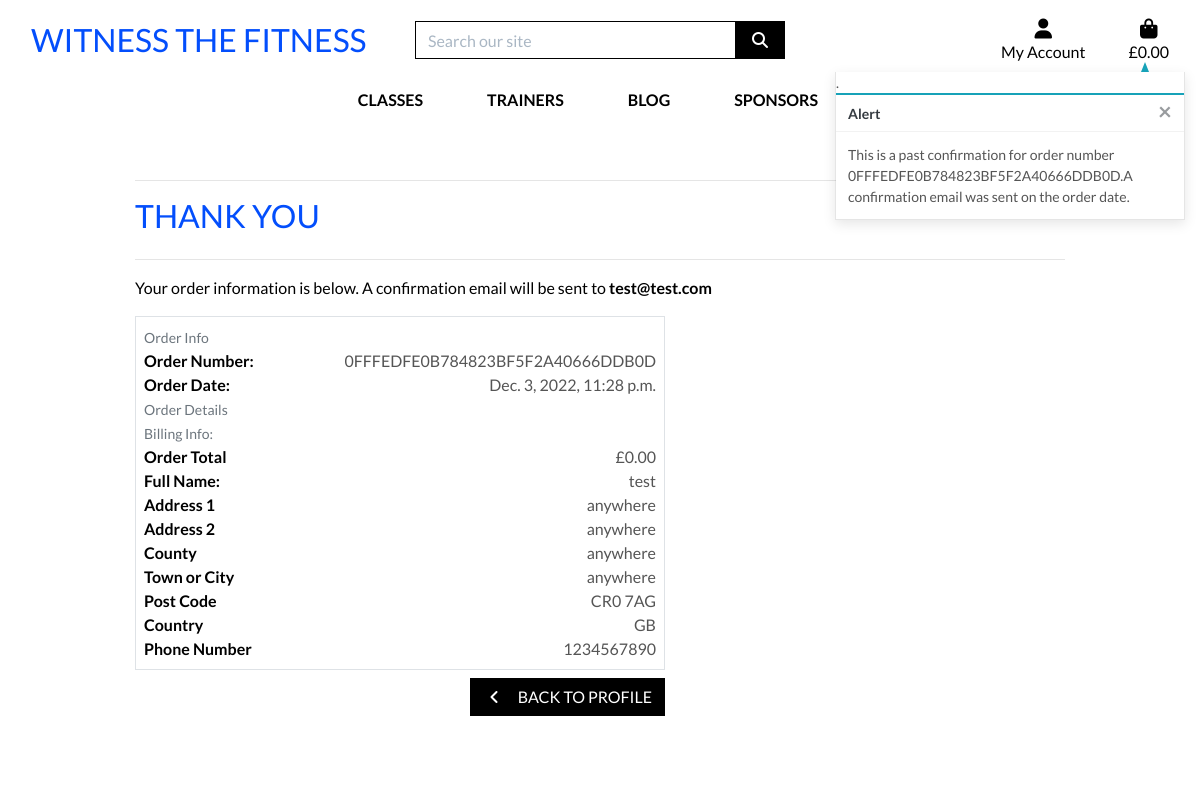
/profile/order_history/0FFFEDFE0B784823BF5F2A40666DDB0D, run on an earlier commit of the app's database.
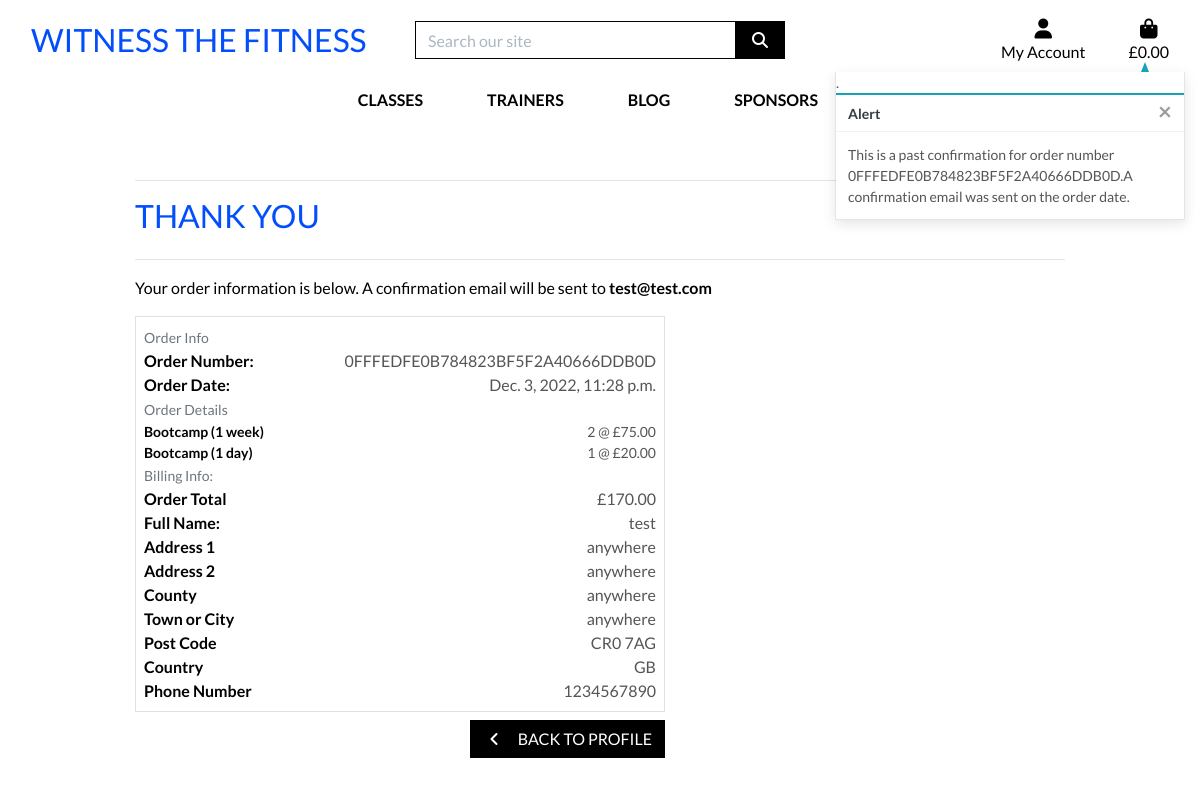
And on a later commit of the database.
### checkout/models.py (models this page shows, shortened)
class Order(models.Model):
    order_number = models.CharField(max_length=32, null=False, editable=False)
    user_profile = models.ForeignKey(UserProfile, on_delete=models.SET_NULL,
                                     null=True, blank=True, related_name='orders')
    full_name = models.CharField(max_length=50, null=False, blank=False)
    email = models.EmailField(max_length=254, null=False, blank=False)
    phone_number = models.CharField(max_length=20, null=False, blank=False)
    country = CountryField(blank_label='Country *', null=False, blank=False)
    postcode = models.CharField(max_length=20, null=True, blank=True)
    town_or_city = models.CharField(max_length=40, null=False, blank=False)
    street_address1 = models.CharField(max_length=80, null=False, blank=False)
    street_address2 = models.CharField(max_length=80, null=True, blank=True)
    county = models.CharField(max_length=80, null=True, blank=True)
    date = models.DateTimeField(auto_now_add=True)
    order_total = models.DecimalField(max_digits=10, decimal_places=2, null=False, default=0)
    original_bag = models.TextField(null=False, blank=False, default='')
    stripe_pid = models.CharField(max_length=254, null=False, blank=False, default='')

class OrderLineItem(models.Model):
    order = models.ForeignKey(Order, null=False, blank=False, on_delete=models.CASCADE, related_name='lineitems')
    sport = models.ForeignKey(Sports, null=False, blank=False, on_delete=models.CASCADE)
    quantity = models.IntegerField(null=False, blank=False, default=0)
    lineitem_total = models.DecimalField(max_digits=6, decimal_places=2, null=False, blank=False, editable=False)

### sports/models.py (models this page shows, shortened)
class Sports(models.Model):
    trainer_id = models.ForeignKey(Trainers, on_delete=models.CASCADE)
    sport_type = models.CharField(max_length=100, null=False, blank=False)
    sport_category = models.CharField(max_length=100, null=False, blank=False)
    sport_description = models.TextField(blank=True)
    sport_cost = models.DecimalField(max_digits=6, decimal_places=2, null=False, blank=False)
    sport_location = models.CharField(max_length=100, null=False, blank=False)
    sport_image = models.ImageField(null=True, blank=True)
    class Meta:
        verbose_name_plural = 'Sports'

### profiles/views.py (the view)
# urls.py: path('order_history/<order_number>', views.order_history, name='order_history'),
def order_history(request, order_number):
    order = get_object_or_404(Order, order_number=order_number)
    messages.info(request, (
        f'This is a past confirmation for order number {order_number}.'
        'A confirmation email was sent on the order date.'
    ))
    template = 'checkout/checkout_success.html'
    context = {
        'order': order,
        'from_profile': True,
    }
    return render(request, template, context)

### bag/contexts.py (called while the page is built, shortened)
def bag_contents(request):
    bag_items = []
    total = 0
    product_count = 0
    bag = request.session.get('bag', {})
    context = {
        'bag_items': bag_items,
        'total': total,
        'product_count': product_count,
    }
    return context

### checkout/templates/checkout/checkout_success.html (shortened to what the changed rows need)
{% extends "base.html" %}
{% load static %}
{% block extra_css %}
    <link rel="stylesheet" href="{% static 'checkout/css/checkout.css' %}">
{% endblock %}
{% block content %}
    <div class="container">
        <div class="row">
            <div class="col">
                <h2 class="logo-font mb-4">Thank you</h2>
                <p class="text-black">Your order information is below. A confirmation email will be sent to <strong>{{ order.email }}</strong></p>
            </div>
        </div>
        <div class="row">
            <div class="col-12 col-lg-7">
                <div class="order-confirmation-wrapper p-2 border">
                    <div class="row">
                        <div class="col-12 col-md-8 text-md-right">
                            <p class="mb-0">{{ order.order_number }}</p>
                        </div>
                    </div>
                    <div class="row">
                        <div class="col-12 col-md-8 text-md-right">
                            <p class="mb-0">{{ order.date }}</p>
                        </div>
                    </div>
                    {% for item in order.lineitems.all %}
                    <div class="row">
                        <div class="col-12 col-md-4">
                            <p class="small mb-0 text-black font-weight-bold"> {{ item.sport.sport_category }}</p>
                        </div>
                        <div class="col-12 col-md-8 text-md-right">
                            <p class="small mb-0">{{ item.quantity }} @ £{{ item.sport.sport_cost }}</p>
                        </div>
                    </div>
                    {% endfor %}
                    <div class="row">
                        <div class="col-12 col-md-8 text-md-right">
                            <p class="mb-0">£{{ order.order_total }}</p>
                        </div>
                    </div>
                    <div class="row">
                        <div class="col-12 col-md-8 text-md-right">
                            <p class="mb-0">{{ order.full_name }}</p>
                        </div>
                    </div>
                    <div class="row">
                        <div class="col-12 col-md-8 text-md-right">
                            <p class="mb-0">{{ order.street_address1 }}</p>
                        </div>
                    </div>
                    {% if order.street_address2 %}
                    <div class="row">
                        <div class="col-12 col-md-4">
                            <p class="mb-0 text-black font-weight-bold">Address 2</p>
                        </div>
                        <div class="col-12 col-md-8 text-md-right">
                            <p class="mb-0">{{ order.street_address2 }}</p>
                        </div>
                    </div>
                    {% endif %}
                    {% if order.county %}
                    <div class="row">
                        <div class="col-12 col-md-4">
                            <p class="mb-0 text-black font-weight-bold">County</p>
                        </div>
                        <div class="col-12 col-md-8 text-md-right">
                            <p class="mb-0">{{ order.county }}</p>
                        </div>
                    </div>
                    {% endif %}
                    <div class="row">
                        <div class="col-12 col-md-8 text-md-right">
                            <p class="mb-0">{{ order.town_or_city }}</p>
                        </div>
                    </div>
                    <div class="row">
                        <div class="col-12 col-md-8 text-md-right">
                            <p class="mb-0">{{ order.postcode }}</p>
                        </div>
                    </div>
                    <div class="row">
                        <div class="col-12 col-md-8 text-md-right">
                            <p class="mb-0">{{ order.country }}</p>
                        </div>
                    </div>
                    <div class="row">
                        <div class="col-12 col-md-8 text-md-right">
                            <p class="mb-0">{{ order.phone_number }}</p>
                        </div>
                    </div>
                </div>
            </div>
        </div>
    </div>
{% endblock %}

What changed in the data, as far as the page shows it:
changed Order "test@test.com": order_total "0.00" → "170.00"
added OrderLineItem: sport.sport_category "Bootcamp (1 week)", quantity "2", sport.sport_cost "75.00"
added OrderLineItem: sport.sport_category "Bootcamp (1 day)", quantity "1", sport.sport_cost "20.00"
